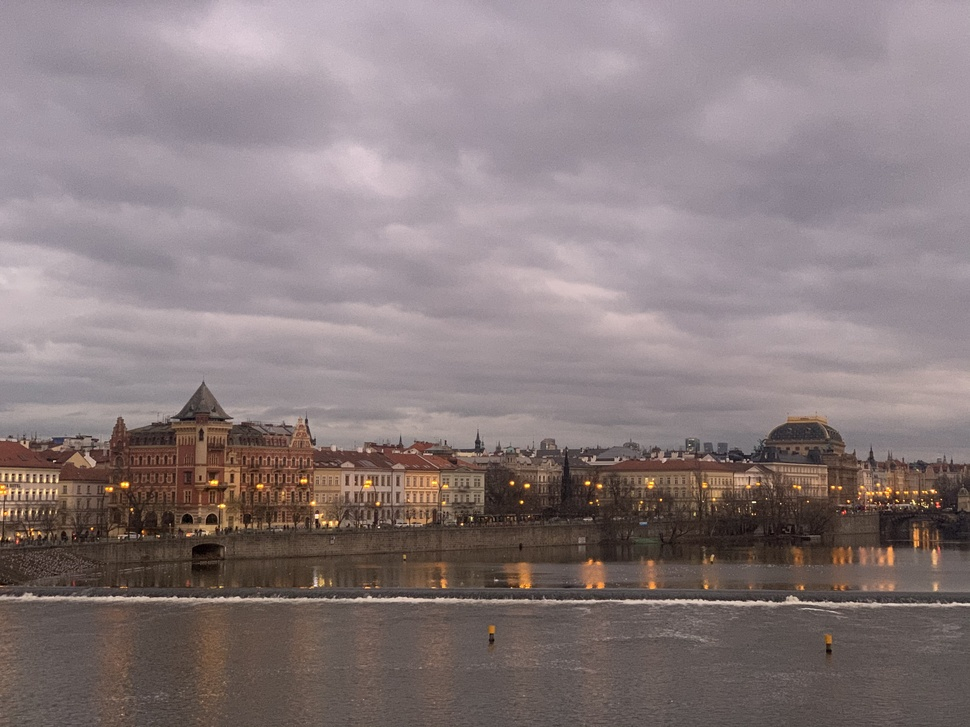
#> input picture Ch1/background.jpeg, 970 x 727 px, shrunk from 4032 x 3024 before the run
$ python Ch1.py
#> lines starting #> are read from the running program, lines starting #| are printed output that depends on the picture
from matplotlib.image import imread
import numpy as np
import matplotlib.pyplot as plt

# 데이터 준비
x = np.arange(0, 6, 0.1)  # 0부터 6까지 0.1 간격으로 원소를 형성
y1 = np.sin(x)  # x의 원소를  sin 함수에 대입
y2 = np.cos(x)

# 그래프 그리기
plt.plot(x, y1, label="sin")  # plot 메서드를 호출해 그래프를 그림
plt.plot(x, y2, label="cos")
plt.xlabel("x")  # x축 이름
plt.ylabel("y")  # y축 이름
plt.title('sin & cos')  # 제목
plt.legend()  # 범례
plt.show()  # 그린 그래프를 보여줌
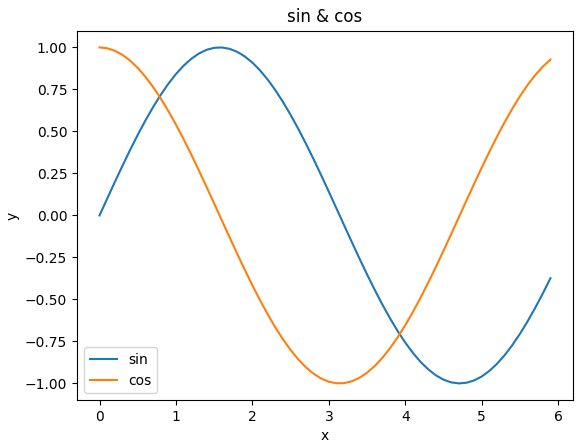
#> figure drawn by matplotlib, 1 panel; curve peaks at x = 1.6, y = 1; curve peaks at x = 0, y = 1


img = imread('background.jpeg')  # 이미지 읽어오기, 해당 디렉토리에 없다면 상세경로 지정
#> img is the input picture: shape (727, 970, 3); mean R, G, B 137.2, 123.8, 125.2

plt.imshow(img)
plt.show()
